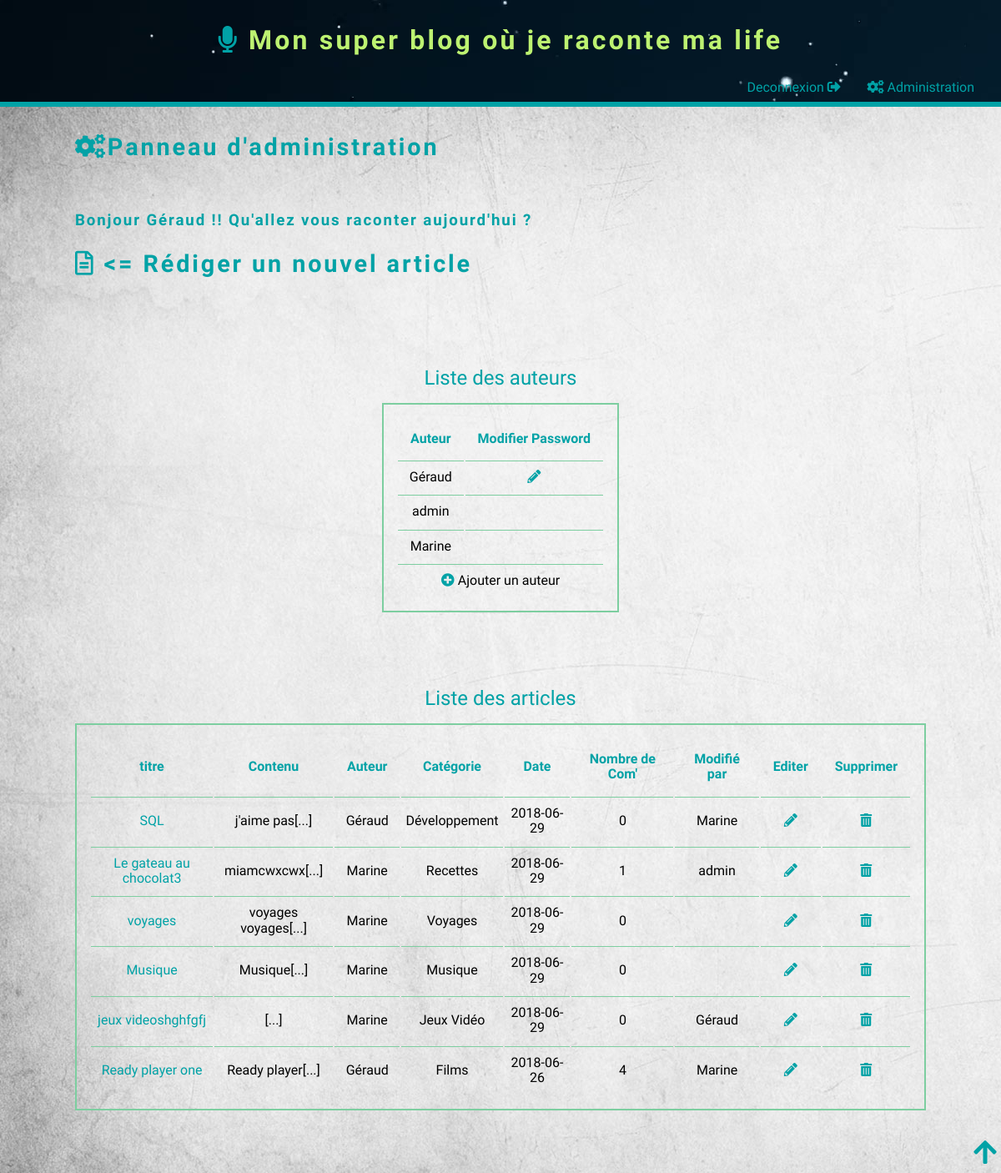
Page /admin.php (signed in) on the committed database.
### tables this page shows
CREATE TABLE `auteur` (
  `id` smallint(5) NOT NULL,
  `nom` varchar(25) NOT NULL,
  `mdp` varchar(100) NOT NULL
);

CREATE TABLE `article` (
  `id` smallint(5) NOT NULL,
  `titre` varchar(150) NOT NULL,
  `contenu` text NOT NULL,
  `date` datetime NOT NULL DEFAULT CURRENT_TIMESTAMP,
  `idAuteur` smallint(5) NOT NULL,
  `idCategorie` smallint(5) DEFAULT NULL,
  `image` varchar(200) DEFAULT NULL,
  `description` varchar(50) DEFAULT NULL,
  `modifierPar` varchar(50) DEFAULT NULL
);

CREATE TABLE `categorie` (
  `id` smallint(5) NOT NULL,
  `libelle` varchar(25) NOT NULL,
  `img` varchar(100) NOT NULL
);

### php/contenu_admin.php (the view, shortened to what this page needs)
<?php
	if(!isset($_SESSION['connexion_pseudo'])) {
		echo('
			<form class="connexion" method="POST" action="php/connexion.php">
				<label for="nom">Nom</label>
				<input name="nom" required>
				<label for="password">Password</label>
				<input type="password" name="password" required>
				<label for="connexion"></label>
				<button type="submit" >Connexion</button>
			</form>
		');
	}
	else if(isset($_SESSION['connexion_pseudo'])) {
		echo('
			<section id="admin">
			<br>
			<h3>Bonjour '.$_SESSION['connexion_pseudo'].' !! Qu\'allez vous raconter aujourd\'hui ?</h3>
			<h2><a href="ajouter_article.php"><i class="far fa-file-alt"></i> <= Rédiger un nouvel article </a></h2>
			<br>');
		$query = $pdo->prepare
		(
		    'SELECT nom
			FROM auteur
		     '
		);
		$query->execute();
		$auteurs = $query->fetchAll(PDO::FETCH_ASSOC);
		echo('<div class="flex">');
		echo('
			<table class="admin_table">
				<caption>Liste des auteurs</caption>
				<thead>
					<th> Auteur </th>
					<th> Modifier Password </th>
				</thead>
		');
		foreach ($auteurs as $auteur) {
			echo('
				<tr>
					<td>
						'.$auteur['nom'].'
					</td>');
			if ($_SESSION['connexion_pseudo'] === $auteur['nom']) {
				echo('
						<td class="action">
							<i class="fas fa-pencil-alt" id="modifier_mdp"></i>
						</td>
				');
			}else {
				echo('
						<td>
						</td>
				');
			}
			echo('</tr>');
		};
		echo('
				<tr>
					<td colspan=2 id="ajoutauteur" class="action"><i class="fas fa-plus-circle" ></i> Ajouter un auteur</td>
				');
		echo('</table>
			');
		echo('
			<form class="connexion show" method="POST" action="php/nouvel_auteur.php" id="nouvelAuteur">
				<fieldset>
					<legend>Ajouter un auteur</legend>
					<label for="nom">Nom</label>
					<input name="nom" required>
					<label for="password">Password</label>
					<input type="password" name="password" required>
					<label for="password2">Confirmation Password</label>
					<input type="password" name="password2" required>
					<label for="ajouter"></label>
					<button type="submit">Ajouter</button>
				</fieldset>
			</form>
			</div>
		');
		echo('
			<div class="flex">
			');
		$query = $pdo->prepare
		(
		    'SELECT titre, article.contenu, nom, libelle, article.id, article.date, COUNT(commentaire.id) AS nbCom, modifierPar
			FROM article
			INNER JOIN auteur ON auteur.id = article.idAuteur
			INNER JOIN categorie ON categorie.id = article.idCategorie
			LEFT JOIN commentaire ON commentaire.idArticle = article.id
			GROUP BY article.id
			ORDER BY date DESC
 		     '
		);
		$query->execute();
		$articles = $query->fetchAll(PDO::FETCH_ASSOC);
		echo('
			<table class="admin_table">
				<caption>Liste des articles</caption>
				<thead>
					<tr>
						<th>titre</th>
						<th>Contenu</th>
						<th>Auteur</th>
						<th>Catégorie</th>
						<th>Date</th>
						<th>Nombre de Com\'</th>
						<th>Modifié par</th>
						<th>Editer</th>
						<th>Supprimer</th>
					</tr>
				</thead>
				<tbody>
		');
		foreach ($articles as $article) {
			if (strlen($article['contenu']) > 10) {
				$contenuTronque = substr($article['contenu'],0,strpos($article['contenu']," ",10));
			} else {
				$contenuTronque = $article['contenu'];
			}
			$date = substr($article['date'],0,10);
			echo('
				<tr>
					<td>
						<a href="article.php?idArticle='.$article['id'].'"> '.$article['titre'].'</a>
					</td>
					<td>'.$contenuTronque.'[...]</td>
					<td>'.$article['nom'].'</td>
					<td>'.$article['libelle'].'</td>
					<td>'.$date.'</td>
					<td>'.$article['nbCom'].'</td>
					<td>'.$article['modifierPar'].'</td>
					<td>
						<a href="contenu_editer_article.php?idArticle='.$article['id'].'" class="edit"><i class="fas fa-pencil-alt"></i></a>
					</td>
					<td>
						<a href="php/supprimer_article.php?idArticle='.$article['id'].'" class="delete"><i class="fas fa-trash-alt"></i></a>
					</td>
				</tr>
			');
		};
		echo('
			</tbody>
			</table>
			</div>
			</section>
			');
	}
?>

### css/style.css (style rules this page uses)
* { box-sizing: border-box; }
i { color:#01A2A6; }
a { text-decoration: none; }
.flex { display: flex; flex-wrap: wrap; justify-content: space-around; align-items: flex-start; padding-bottom:25px; margin:50px auto; }
.flex a { flex-basis: 50%; }
a { color: #01A2A6; transition: all 0.25s; }
a, button { cursor:pointer; }
body { background: url('../img/fond.jpg') repeat; background-color: #F1F1F1; font-family: 'Dosis', sans-serif; }
h1, h2, h3 { color: #01A2A6; letter-spacing: 0.1em; }
h2 { font-size: 1.8em; }
.admin_table { margin: 0 auto; border: 2px solid #7DCEA0; padding: 15px; }
.admin_table td { padding: 10px 5px; border-top: 1px solid #7DCEA0; }
.admin_table th { padding: 15px; color: #01A2A6; }
.admin_table caption { padding: 15px; color: #01A2A6; font-size: 1.5em; }
.admin_table td { text-align: center; }
.action { cursor:pointer; }

### rows in the picture
auteur: nom "Géraud"
auteur: nom "admin"
auteur: nom "Marine"
article: titre "SQL", contenu "j'aime pas", idAuteur.nom "Géraud", idCategorie.libelle "Développement", date "2018-06-29", nbCom "0", modifierPar "Marine"
article: titre "Le gateau au chocolat3", contenu "miamcwxcwx", idAuteur.nom "Marine", idCategorie.libelle "Recettes", date "2018-06-29", nbCom "1", modifierPar "admin"
article: titre "voyages", contenu "voyages voyages", idAuteur.nom "Marine", idCategorie.libelle "Voyages", date "2018-06-29", nbCom "0"
article: titre "Musique", contenu "Musique", idAuteur.nom "Marine", idCategorie.libelle "Musique", date "2018-06-29", nbCom "0"
article: titre "jeux videoshghfgfj", idAuteur.nom "Marine", idCategorie.libelle "Jeux Vidéo", date "2018-06-29", nbCom "0", modifierPar "Géraud"
article: titre "Ready player one", contenu "Ready player", idAuteur.nom "Géraud", idCategorie.libelle "Films", date "2018-06-26", nbCom "4", modifierPar "Marine"

### other values in the picture
$_SESSION['connexion_pseudo'] "Géraud"
